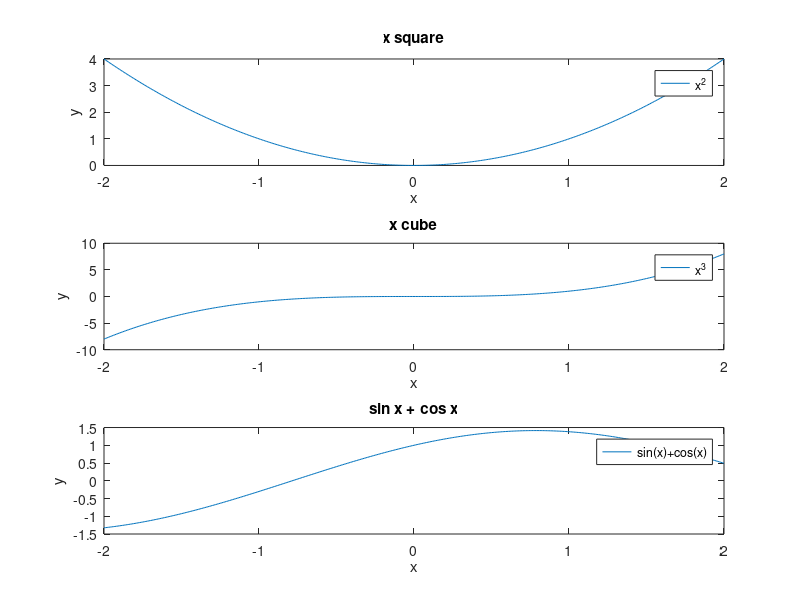

Write MATLAB code to recreate this figure.
function ex2_subplot_plots()

x = -2:0.01:2;   

figure

subplot(3,1,1)
plot(x,x.^2)
title('x square')
xlabel('x')
ylabel('y')
legend('x^2')

subplot(3,1,2)
plot(x,x.^3)
title('x cube')
xlabel('x')
ylabel('y')
legend('x^3')

subplot(3,1,3)
plot(x,sin(x)+cos(x))
title('sin x + cos x')
xlabel('x')
ylabel('y')
legend('sin(x)+cos(x)')

end
